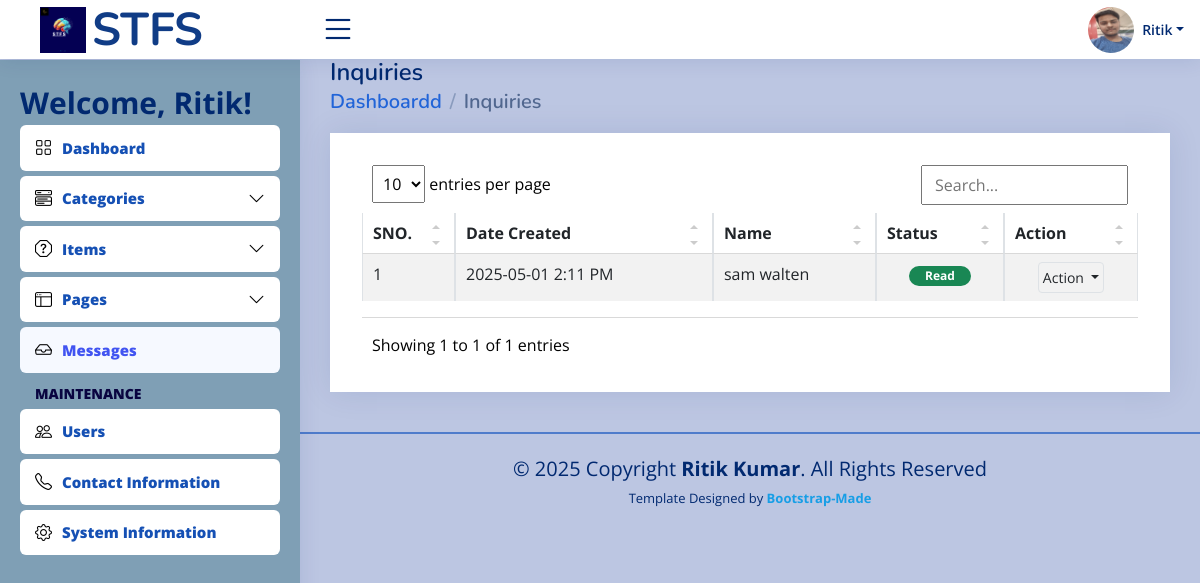
The page /admin?page=inquiries (signed in) on the database its author committed.
### tables this page shows
CREATE TABLE `inquiry_list` (
  `id` bigint(30) NOT NULL,
  `fullname` text NOT NULL,
  `contact` text NOT NULL,
  `email` text NOT NULL,
  `message` text NOT NULL,
  `status` tinyint(1) NOT NULL DEFAULT 0,
  `created_at` datetime NOT NULL DEFAULT current_timestamp(),
  `updated_at` datetime DEFAULT NULL ON UPDATE current_timestamp()
);

### admin/inquiries/index.php (the view, shortened to what this page needs)
<div class="card card-outline rounded-0 card-navy">
	<div class="card-body pt-4">
        <div class="container-fluid">
			<div class="table-responsive">
				<table class="table table-sm table-hover table-striped table-bordered" id="list">
					<thead>
						<tr>
							<th>SNO.</th>
							<th>Date Created</th>
							<th>Name</th>
							<th>Status</th>
							<th>Action</th>
						</tr>
					</thead>
					<tbody>
						<?php
						$i = 1;
						$qry = $conn->query("SELECT * from `inquiry_list` order by `status` asc, abs(unix_timestamp(`created_at`))  desc");
						while($row = $qry->fetch_assoc()):
						?>
							<tr>
								<td class="align-items-center text-center"><?php echo $i++; ?></td>
								<td class="align-items-center"><?php echo date("Y-m-d g:i A",strtotime($row['created_at'])) ?></td>
								<td class="align-items-center"><?= $row['fullname'] ?></td>
								<td class="align-items-center text-center">
									<?php if($row['status'] == 1): ?>
										<span class="badge bg-success px-3 rounded-pill">Read</span>
									<?php else: ?>
										<span class="badge bg-secondary px-3 rounded-pill">Unread</span>
									<?php endif; ?>
								</td>
								<td class="align-items-center" align="center">
									<div class="dropdown">
										<button type="button" class="btn btn-flat p-1 btn-default btn-sm border dropdown-toggle dropdown-icon" data-bs-toggle="dropdown">
												Action
										</button>
									</div>
								</td>
							</tr>
						<?php endwhile; ?>
					</tbody>
				</table>
			</div>
		</div>
	</div>
</div>

### assets/css/style.css (style rules this page uses)
:root { scroll-behavior: smooth; }
body { font-family: "Open Sans", sans-serif; background: #bcc6e2; color:black; }
.card { margin-bottom: 20px; border: none; border-radius: 5px; box-shadow: 0px 0 30px rgba(1, 41, 112, 0.1); }
.card-body { padding: 0 20px 20px 20px; }

### assets/css/custom.css (style rules this page uses)
.table-responsive { overflow-x: unset; }

### rows shown on the page
inquiry_list: created_at "2025-05-01 2:11 PM", fullname "sam walten", status "Read"

### other values the page prints
$_settings->userdata('username') "Ritik"
$_settings->userdata('firstname') "Ritik"
str_replace(['_', '/'], ' ', ($pageSplit[1] ?? $page)) "Inquiries"
